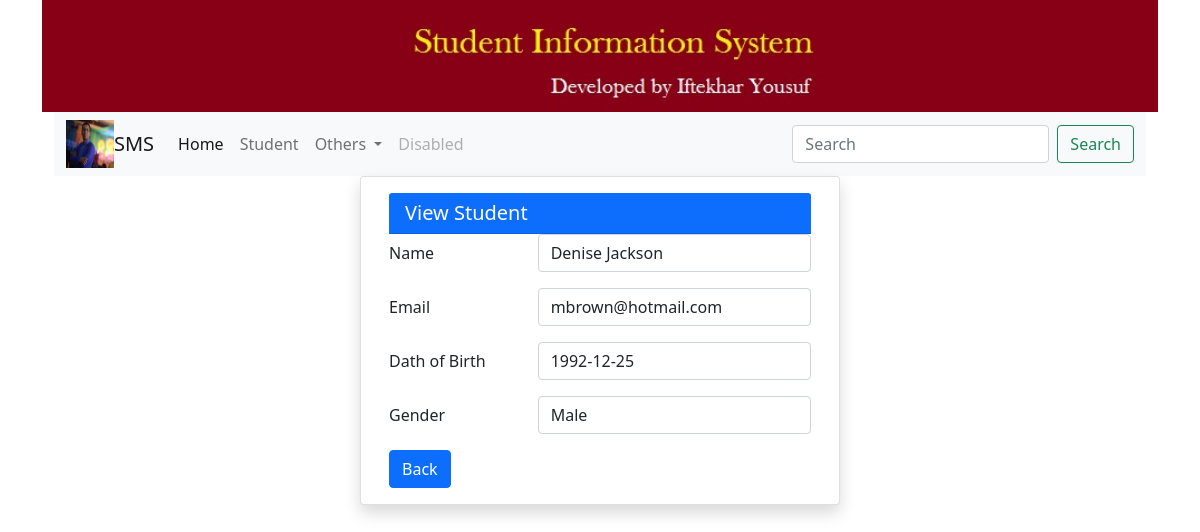
/stud/details/39, run on the app's committed database.
### studentapp/models.py (models this page shows, shortened)
class Student(models.Model):
    GENDER_CHOICES=[('Male','Male'),('Female','Female'),]
    id=models.AutoField(primary_key=True)
    name=models.CharField(max_length=100)
    email=models.EmailField(unique=True,blank=True)
    dob=models.DateField(default=datetime.now,blank=True)
    gender=models.CharField(max_length=6,choices=GENDER_CHOICES,default='Male')

### studentapp/views.py (the view)
# urls.py: path('details/<int:id>',views.details,name='details'),
def details (request,id):
    student=Student.objects.get(pk=id)
    form=StudentForm(request.POST or None,instance=student)
    context={'title':'edit','form':form,"student":student}
    return render(request,"student/details.html",context)

### studentapp/forms.py
class StudentForm (forms.ModelForm):
    class Meta:
        model=Student
        fields="__all__"

### templates/student/details.html (shortened to what this page needs)
{% extends 'base.html' %}
{% block content %}
        <div class="card shadow container"style="width:30rem;">
            <div class="card-body">
                <h5 class="card-title card-header bg-primary text-white">View Student</h5>
                <form action="" method="POST">
                    <div class="row mb-3">
                        <label for="" class="col-sm-4 col-form-label"> Name</label>
                        <div class="col-sm-8">
                            <input type="text" class="form-control" name="name" value="{{student.name}}">
                        </div>
                    </div>
                    <div class="row mb-3">
                        <label for="" class="col-sm-4 col-form-label"> Email</label>
                        <div class="col-sm-8">
                            <input type="email" class="form-control" name="email" value="{{student.email}}">
                        </div>
                    </div>
                    <div class="row mb-3">
                        <label for="" class="col-sm-4 col-form-label"> Dath of Birth</label>
                        <div class="col-sm-8">
                            <input type="text" class="form-control" name="dob" value="{{student.dob|date:'Y-m-d'}}">
                        </div>
                    </div>
                    <div class="row mb-3">
                        <label for="" class="col-sm-4 col-form-label"> Gender</label>
                        <div class="col-sm-8">
                            <input type="text" class="form-control" name="gender" value="{{student.gender}}">
                        </div>
                    </div>
                    <div class="col-12 ">
                        <a href="{% url 'index' %}"class="btn btn-primary">Back</a>
                    </div>
                </form>
            </div>
        </div>
    </div>
{% endblock %}

### data on the page
Student: name "Denise Jackson", email "mbrown@hotmail.com", dob "1992-12-25", gender "Male"
